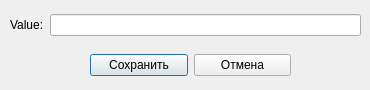
<?xml version="1.0" encoding="UTF-8"?>
<ui version="4.0">
 <class>editWind</class>
 <widget class="QDialog" name="editWind">
  <property name="geometry">
   <rect>
    <x>0</x>
    <y>0</y>
    <width>370</width>
    <height>90</height>
   </rect>
  </property>
  <property name="windowTitle">
   <string>Edit</string>
  </property>
  <widget class="QWidget" name="layoutWidget">
   <property name="geometry">
    <rect>
     <x>10</x>
     <y>10</y>
     <width>351</width>
     <height>31</height>
    </rect>
   </property>
   <layout class="QGridLayout" name="gridLayout">
    <item row="0" column="0">
     <widget class="QLabel" name="currentValue">
      <property name="text">
       <string>Value:</string>
      </property>
     </widget>
    </item>
    <item row="0" column="1">
     <widget class="QLineEdit" name="editLine"/>
    </item>
   </layout>
  </widget>
  <widget class="QWidget" name="layoutWidget">
   <property name="geometry">
    <rect>
     <x>90</x>
     <y>50</y>
     <width>201</width>
     <height>31</height>
    </rect>
   </property>
   <layout class="QGridLayout" name="gridLayout_2">
    <item row="0" column="0">
     <widget class="QPushButton" name="confirmBut">
      <property name="text">
       <string>Сохранить</string>
      </property>
     </widget>
    </item>
    <item row="0" column="1">
     <widget class="QPushButton" name="CancelBut">
      <property name="text">
       <string>Отмена</string>
      </property>
     </widget>
    </item>
   </layout>
  </widget>
 </widget>
 <resources/>
 <connections/>
</ui>
